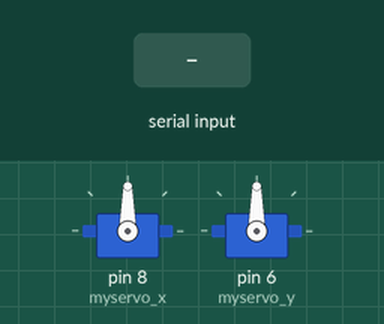
Recording of a sketch running on a simulated Arduino Uno, built with avr-gcc and run on an emulated ATmega328P. Shown: 2 × servo. The inputs (shaded band) are chosen by the test bench.

Above: at 1.2 s.
1.3 s: "e90\n" received over Serial
At 2.5 s:
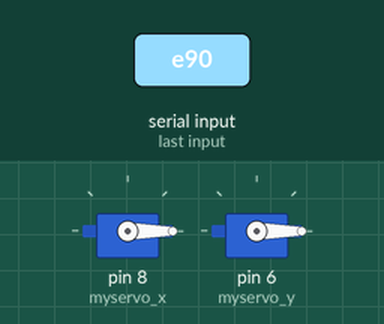
Timing chart, 0 to 4.3 s (numbered marks = the images above; inputs shaded):
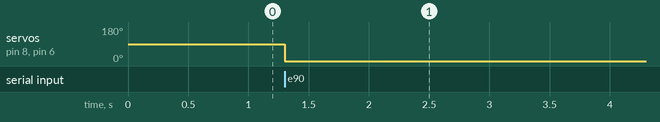

The sketch:

Arduino_code.ino
```cpp
#include <Servo.h>

int anglex=90;
int rx=90;
int ry=90;
int angley=90;
String angleTemp = "";
char rec = ' ';

int read_flag = 0;


Servo myservo_x;

Servo myservo_y;// create servo object to control a servo

// twelve servo objects can be created on most boards

//int pos = 0;    // variable to store the servo position

int i = 0;
int j = 0;

void setup() {

  Serial.begin(9600);

  myservo_x.attach(8);  // attaches the servo on pin 9 to the servo object

  myservo_y.attach(6);


}
void loop()
{

if(Serial.available()>0)
{

rec = Serial.read();

if(rec == 'e')
{
  read_flag = 2;
}

if(read_flag == 1)
{
  angleTemp += rec;
}

if(rec == 's')
{
  read_flag = 1;
  angleTemp = "";

}


//delay(500);
  //Serial.flush();

if(read_flag == 2)
{

 for(i=2;i>=0;i--)
{
  if(i==2)
  anglex=(angleTemp[i]-'0');
  if(i==1)
  anglex=anglex+((angleTemp[i]-'0')*10);
  if(i==0)
  anglex=anglex+((angleTemp[i]-'0')*100);
    //int rx=map(anglex,180,0,108,62);


 }
  for(i=5;i>=3;i--)
{
  if(i==5)
  angley=(angleTemp[i]-'0');
  if(i==4)
  angley=angley+((angleTemp[i]-'0')*10);
  if(i==3)
  angley=angley+((angleTemp[i]-'0')*100);
   // int ry=map(angley,180,0,100,71);

 }
}
}


  myservo_x.write(anglex);

   myservo_y.write(angley);

//Serial.flush();


}
```

Measured:
- after the input at 1.3 s, servo on pin 8 (myservo_x), servo on pin 6 (myservo_y): 90° → 0° at once
